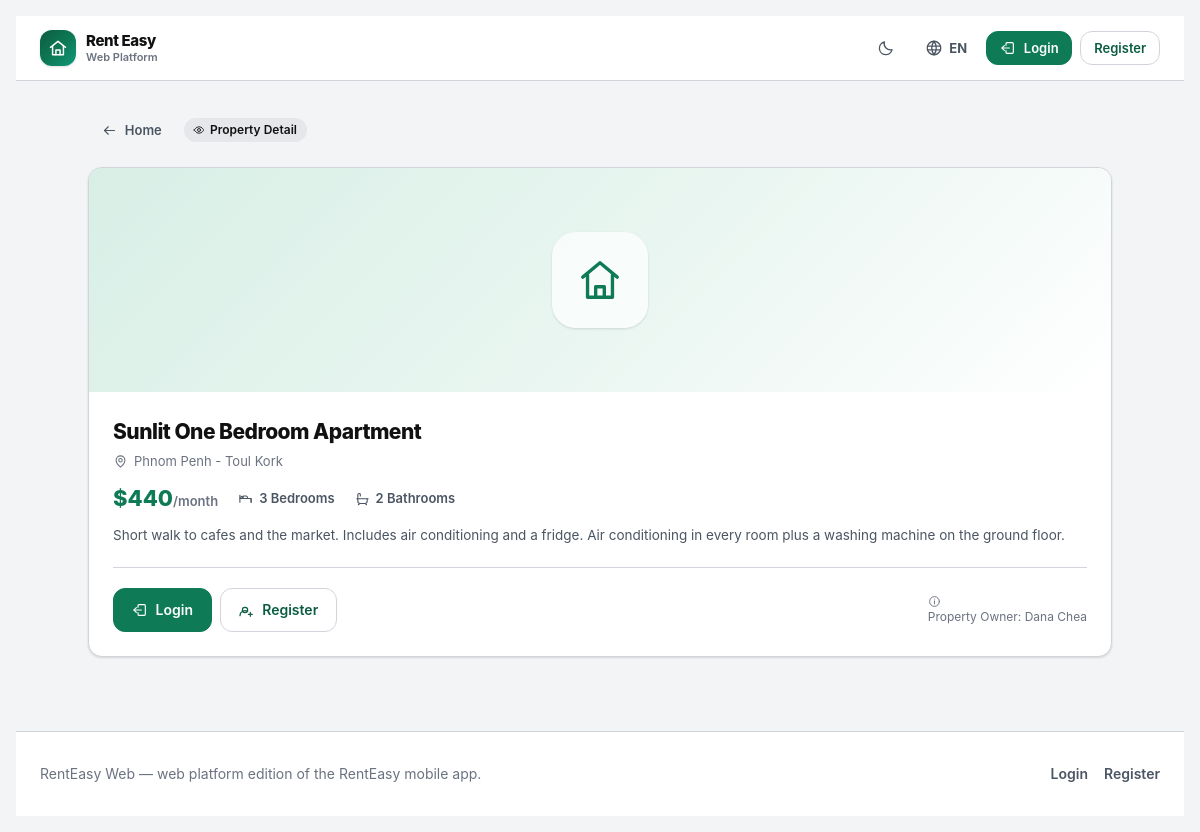
Page /property/44/ on the committed database.
### listings/models.py (models this page shows, shortened)
class Property(models.Model):
    title = models.CharField(max_length=160)
    location = models.CharField(max_length=160, db_index=True)
    price_per_month = models.DecimalField(
        max_digits=10, decimal_places=2, validators=[MinValueValidator(0)], db_index=True
    )
    bedrooms = models.PositiveSmallIntegerField(default=1)
    bathrooms = models.PositiveSmallIntegerField(default=1)
    description = models.TextField(blank=True)
    owner = models.ForeignKey(settings.AUTH_USER_MODEL, on_delete=models.CASCADE, related_name="properties")
    created_at = models.DateTimeField(default=timezone.now)
    updated_at = models.DateTimeField(auto_now=True)
    objects = PropertyQuerySet.as_manager()
    class Meta:
        ordering = ["-created_at"]
        indexes = [
            models.Index(fields=["owner", "-created_at"]),
            models.Index(fields=["location", "price_per_month"]),
        ]
    @property
    def price_display(self) -> str:
        return "${:,.0f}".format(float(self.price_per_month or 0))

### accounts/models.py (models this page shows, shortened)
class User(AbstractBaseUser, PermissionsMixin):
    email = models.EmailField(unique=True, max_length=254)
    username = models.CharField(max_length=30, unique=True, validators=[USERNAME_VALIDATOR])
    full_name = models.CharField(max_length=120, blank=True)
    role = models.CharField(max_length=16, choices=Role.choices, default=Role.RENTER, db_index=True)
    is_active = models.BooleanField(default=True)
    is_staff = models.BooleanField(default=False)
    date_joined = models.DateTimeField(default=timezone.now)
    last_login_at = models.DateTimeField(null=True, blank=True)
    objects = UserManager()
    USERNAME_FIELD = "email"
    REQUIRED_FIELDS = ["username"]
    class Meta:
        ordering = ["full_name", "email"]
        indexes = [models.Index(fields=["role", "is_active"])]
    @property
    def display_name(self) -> str:
        return self.full_name.strip() or self.username or self.email

### listings/views.py (the view)
# urls.py: path("property/<int:pk>/", views.public_detail, name="public_detail"),
@require_GET
def public_detail(request, pk: int):
    property_obj = get_object_or_404(Property.objects.select_related("owner"), pk=pk)
    if request.user.is_authenticated and request.user.is_owner:
        return redirect("listings:owner_edit", pk=pk)
    return render(
        request,
        "listings/public_detail.html",
        {"property": property_obj, "is_favorite": False, "active_booking": None},
    )

### core/context_processors.py (called while the page is built)
def site(request):
    return {
        "SITE_NAME": "Rent Easy",
        "SUPPORTED_LANGUAGES": [
            {"code": code, "label": meta["label"], "native_label": meta["native_label"], "flag": meta["flag"]}
            for code, meta in i18n.LANGUAGES.items()
        ],
        "DEFAULT_LANGUAGE": i18n.DEFAULT_LANGUAGE,
        "DEBUG": settings.DEBUG,
    }

def i18n_context(request):
    language = getattr(request, "LANGUAGE_CODE_UI", i18n.DEFAULT_LANGUAGE)
    return {
        "LANG": language,
        "IS_KHMER": language == "km",
        "T": getattr(request, "translator", None) or i18n.Translator(language),
        "THEME": getattr(request, "theme", "light"),
        "IS_DARK": getattr(request, "theme", "light") == "dark",
    }

### core/i18n.py (called while the page is built)
    def __call__(self, key: str, /, **kwargs) -> str:
        pair = CATALOG.get(key)
        if pair is None:
            return key
        value = pair[1] if self.is_khmer else pair[0]
        if kwargs:
            try:
                return value.format(**kwargs)
            except (KeyError, IndexError, ValueError):
                return value
        return value

### core/icons.py (called while the page is built)
def render_icon(name: str, size: int | str = 20, class_name: str = "", stroke_width: float | str | None = None) -> str:
    body = ICONS.get(name)
    if body is None:
        body = ICONS["info"]
    attrs = _STROKE_ATTRS
    if stroke_width is not None:
        attrs = attrs.replace('stroke-width="1.75"', f'stroke-width="{stroke_width}"')
    cls = f' class="{class_name}"' if class_name else ""
    return f'<svg {attrs}{cls} width="{size}" height="{size}">{body}</svg>'

### core/templatetags/ui.py (called while the page is built)
@register.simple_tag(name="icon")
def icon_tag(name: str, size: int = 20, css_class: str = "", stroke_width=None) -> str:
    return mark_safe(icon_lib.render_icon(name, size=size, class_name=css_class, stroke_width=stroke_width))

def _translator(context) -> Translator:
    t = context.get("T")
    return t if isinstance(t, Translator) else Translator("en")

@register.simple_tag(takes_context=True, name="t")
def translate_tag(context, key: str, **kwargs) -> str:
    t = _translator(context)
    resolved = {
        name: (t(value[1:]) if isinstance(value, str) and value.startswith("@") else value)
        for name, value in kwargs.items()
    }
    return t(key, **resolved)

### templates/listings/public_detail.html (shortened to what this page needs)
{% extends "base.html" %}
{% load ui humanize %}
{% block content %}
<div class="mx-auto max-w-5xl space-y-5">
  <div class="flex items-center gap-2">
    <a href="{% url 'landing' %}" class="btn btn-ghost btn-sm">{% icon "arrow-left" 15 %} {% t 'home' %}</a>
    <span class="pill pill-neutral">{% icon "eye" 12 %} {% t 'property_detail' %}</span>
  </div>
  <section class="app-card overflow-hidden">
    <div class="grid h-56 place-items-center hero-gradient-soft">
      <span class="grid h-24 w-24 place-items-center rounded-3xl bg-white/70 text-primary shadow-sm dark:bg-white/10 dark:text-white">{% icon "home" 46 %}</span>
    </div>
    <div class="p-5 sm:p-6">
      <h2 class="text-[21px] font-extrabold tracking-tight">{{ property.title }}</h2>
      <p class="mt-1 flex items-center gap-1.5 text-[13px] text-ink-3">{% icon "map-pin" 15 %} {{ property.location }}</p>
      <div class="mt-4 flex flex-wrap items-center gap-x-5 gap-y-2">
        <p class="text-[22px] font-extrabold leading-none text-primary">{{ property.price_display }}<span class="text-[13px] font-semibold text-ink-3">/{% t 'month' %}</span></p>
        <span class="flex items-center gap-1.5 text-[13px] font-semibold text-ink-2">{% icon "bed" 15 %} {{ property.bedrooms }} {% t 'bedrooms' %}</span>
        <span class="flex items-center gap-1.5 text-[13px] font-semibold text-ink-2">{% icon "bath" 15 %} {{ property.bathrooms }} {% t 'bathrooms' %}</span>
      </div>
      {% if property.description %}
        <p class="mt-4 whitespace-pre-line text-[13.5px] leading-relaxed text-ink-2">{{ property.description }}</p>
      {% endif %}
      <div class="divider my-5"></div>
      <div class="flex flex-wrap items-center gap-2">
        <a href="{% url 'login' %}?next={{ request.path }}" class="btn btn-primary">{% icon "login" 16 %} {% t 'login' %}</a>
        <a href="{% url 'register' %}" class="btn btn-outline">{% icon "user-plus" 16 %} {% t 'register' %}</a>
        <p class="ms-auto text-[12px] text-ink-3">{% icon "info" 13 %} {% t 'property_owner' %}: {{ property.owner.display_name }}</p>
      </div>
    </div>
  </section>
</div>
{% endblock %}

### static/css/app.css (style rules this page uses)
:root { --canvas:#f3f4f6;--surface:#fff;--surface-2:#fff;--ink:#111;--ink-2:#4b5563;--ink-3:#6b7280;--hairline:#d1d5db;color-scheme:light }

### rows in the picture
Property: title "Sunlit One Bedroom Apartment", location "Phnom Penh - Toul Kork", price_display "$440", bedrooms "3", bathrooms "2", description "Short walk to cafes and the market. Includes air conditioning and a fridge. Air conditioning in every room plus a washing machine on the ground floor.", owner.display_name "Dana Chea"

### other values in the picture
{{ SITE_NAME }} "Rent Easy"
{{ LANG|upper }} "EN"
